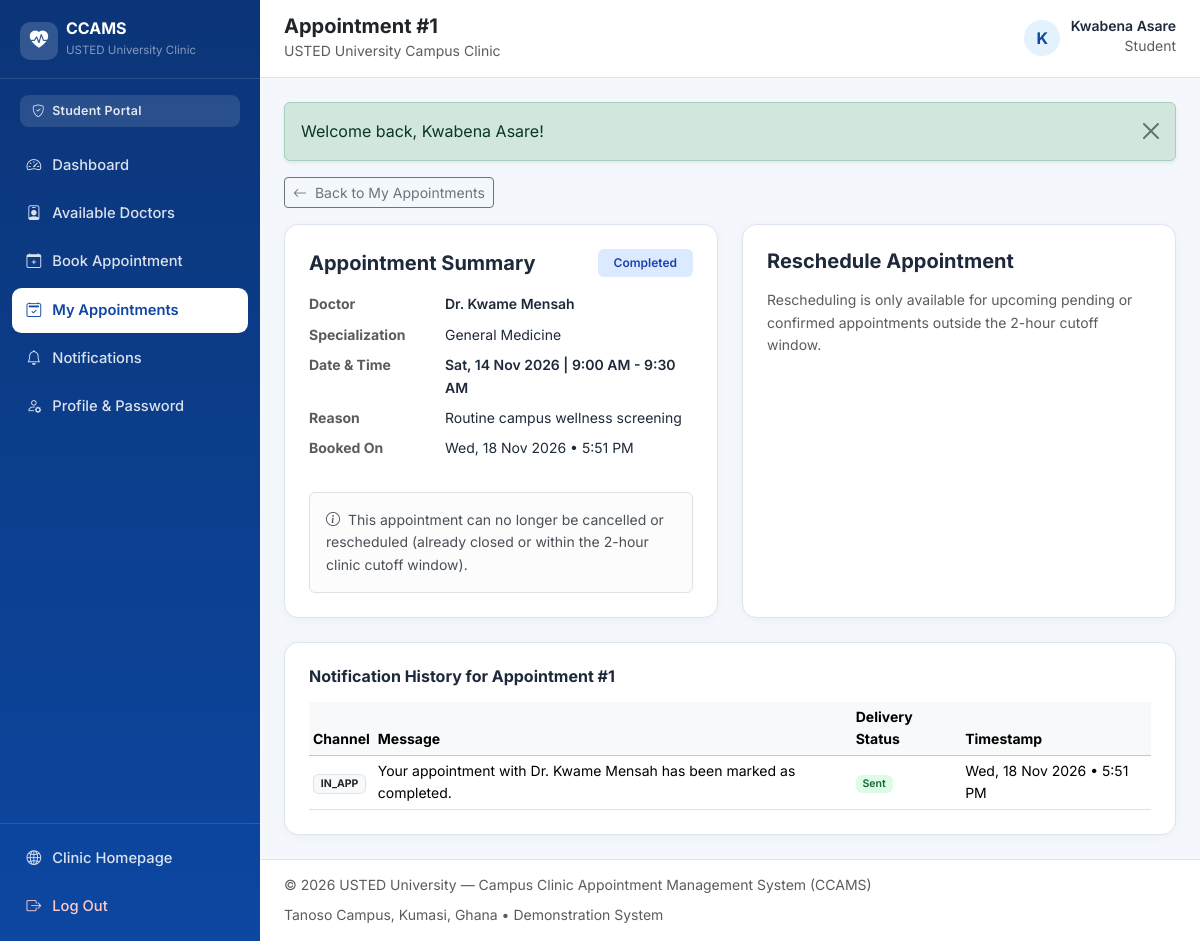
The page /student/appointment_details.php?id=1 (signed in) on the database its author committed.
### tables this page shows
CREATE TABLE `users` (
    `user_id` INT UNSIGNED NOT NULL AUTO_INCREMENT,
    `full_name` VARCHAR(120) NOT NULL,
    `email` VARCHAR(150) NOT NULL,
    `password_hash` VARCHAR(255) NOT NULL,
    `phone` VARCHAR(25) DEFAULT NULL,
    `role` ENUM('student', 'doctor', 'admin') NOT NULL DEFAULT 'student',
    `account_status` ENUM('active', 'inactive') NOT NULL DEFAULT 'active',
    `created_at` TIMESTAMP NOT NULL DEFAULT CURRENT_TIMESTAMP,
    `updated_at` TIMESTAMP NOT NULL DEFAULT CURRENT_TIMESTAMP ON UPDATE CURRENT_TIMESTAMP,
    PRIMARY KEY (`user_id`),
    UNIQUE KEY `uq_users_email` (`email`),
    KEY `idx_users_role_status` (`role`, `account_status`)
);

CREATE TABLE `appointments` (
    `appointment_id` INT UNSIGNED NOT NULL AUTO_INCREMENT,
    `student_id` INT UNSIGNED NOT NULL,
    `slot_id` INT UNSIGNED NOT NULL,
    `reason` VARCHAR(255) DEFAULT NULL,
    `status` ENUM('pending', 'confirmed', 'cancelled', 'completed', 'rejected') NOT NULL DEFAULT 'pending',
    `created_at` TIMESTAMP NOT NULL DEFAULT CURRENT_TIMESTAMP,
    `updated_at` TIMESTAMP NOT NULL DEFAULT CURRENT_TIMESTAMP ON UPDATE CURRENT_TIMESTAMP,
    PRIMARY KEY (`appointment_id`),
    KEY `idx_appointments_student_status` (`student_id`, `status`),
    KEY `idx_appointments_slot_status` (`slot_id`, `status`),
    KEY `idx_appointments_status_created` (`status`, `created_at`),
    CONSTRAINT `fk_appointments_student`
        FOREIGN KEY (`student_id`) REFERENCES `users` (`user_id`)
        ON DELETE CASCADE ON UPDATE CASCADE,
    CONSTRAINT `fk_appointments_slot`
        FOREIGN KEY (`slot_id`) REFERENCES `appointment_slots` (`slot_id`)
        ON DELETE RESTRICT ON UPDATE CASCADE
);

CREATE TABLE `doctors` (
    `doctor_id` INT UNSIGNED NOT NULL AUTO_INCREMENT,
    `user_id` INT UNSIGNED NOT NULL,
    `specialization` VARCHAR(120) NOT NULL,
    `availability_status` ENUM('available', 'unavailable') NOT NULL DEFAULT 'available',
    `created_at` TIMESTAMP NOT NULL DEFAULT CURRENT_TIMESTAMP,
    PRIMARY KEY (`doctor_id`),
    UNIQUE KEY `uq_doctors_user_id` (`user_id`),
    KEY `idx_doctors_specialization` (`specialization`),
    KEY `idx_doctors_availability` (`availability_status`),
    CONSTRAINT `fk_doctors_user`
        FOREIGN KEY (`user_id`) REFERENCES `users` (`user_id`)
        ON DELETE CASCADE ON UPDATE CASCADE
);

CREATE TABLE `appointment_slots` (
    `slot_id` INT UNSIGNED NOT NULL AUTO_INCREMENT,
    `doctor_id` INT UNSIGNED NOT NULL,
    `start_time` DATETIME NOT NULL,
    `end_time` DATETIME NOT NULL,
    `status` ENUM('available', 'booked', 'inactive') NOT NULL DEFAULT 'available',
    `created_at` TIMESTAMP NOT NULL DEFAULT CURRENT_TIMESTAMP,
    PRIMARY KEY (`slot_id`),
    KEY `idx_slots_doctor_time` (`doctor_id`, `start_time`),
    KEY `idx_slots_status_time` (`status`, `start_time`),
    CONSTRAINT `fk_slots_doctor`
        FOREIGN KEY (`doctor_id`) REFERENCES `doctors` (`doctor_id`)
        ON DELETE CASCADE ON UPDATE CASCADE
);

CREATE TABLE `notifications` (
    `notification_id` INT UNSIGNED NOT NULL AUTO_INCREMENT,
    `appointment_id` INT UNSIGNED NOT NULL,
    `channel` ENUM('in_app', 'email', 'sms', 'mock') NOT NULL DEFAULT 'in_app',
    `message` TEXT NOT NULL,
    `delivery_status` ENUM('pending', 'sent', 'simulated', 'queued', 'failed') NOT NULL DEFAULT 'sent',
    `is_read` TINYINT(1) NOT NULL DEFAULT 0,
    `sent_at` DATETIME DEFAULT NULL,
    `created_at` TIMESTAMP NOT NULL DEFAULT CURRENT_TIMESTAMP,
    PRIMARY KEY (`notification_id`),
    KEY `idx_notifications_appointment` (`appointment_id`),
    KEY `idx_notifications_channel_status` (`channel`, `delivery_status`),
    CONSTRAINT `fk_notifications_appointment`
        FOREIGN KEY (`appointment_id`) REFERENCES `appointments` (`appointment_id`)
        ON DELETE CASCADE ON UPDATE CASCADE
);

### student/appointment_details.php (the view, shortened to what the rows shown need)
<?php
require_once __DIR__ . '/../includes/auth.php';
$student = require_auth('student');
$pdo = get_pdo();
$studentId = (int) $student['user_id'];
$appointmentId = (int) ($_GET['id'] ?? $_POST['appointment_id'] ?? 0);
$stmt = $pdo->prepare(
    'SELECT a.*, s.slot_id, s.doctor_id, s.start_time, s.end_time,
            doc_u.full_name AS doctor_name, doc_u.email AS doctor_email, d.specialization
     FROM appointments a
     INNER JOIN appointment_slots s ON s.slot_id = a.slot_id
     INNER JOIN doctors d ON d.doctor_id = s.doctor_id
     INNER JOIN users doc_u ON doc_u.user_id = d.user_id
     WHERE a.appointment_id = :aid AND a.student_id = :sid
     LIMIT 1'
);
$stmt->execute(['aid' => $appointmentId, 'sid' => $studentId]);
$appointment = $stmt->fetch();
$notifStmt = $pdo->prepare(
    'SELECT channel, message, delivery_status, created_at
     FROM notifications
     WHERE appointment_id = :aid
     ORDER BY created_at DESC'
);
$notifStmt->execute(['aid' => $appointmentId]);
$notifHistory = $notifStmt->fetchAll();
$pageTitle = 'Appointment #' . $appointmentId;
$layoutMode = 'dashboard';
require_once __DIR__ . '/../includes/header.php';
?>
<div class="row g-4">
    <div class="col-lg-6">
        <div class="ccams-card p-4 h-100">
            <div class="d-flex justify-content-between align-items-center mb-3">
                <h2 class="h5 fw-bold mb-0">Appointment Summary</h2>
                <span class="badge <?php echo status_badge_class((string) $appointment['status']); ?> px-3 py-2">
                    <?php echo e(ucfirst((string) $appointment['status'])); ?>
                </span>
            </div>
            <dl class="row small mb-4">
                <dt class="col-sm-4 text-muted">Doctor</dt>
                <dd class="col-sm-8 fw-semibold"><?php echo e($appointment['doctor_name']); ?></dd>
                <dt class="col-sm-4 text-muted">Specialization</dt>
                <dd class="col-sm-8"><?php echo e($appointment['specialization']); ?></dd>
                <dt class="col-sm-4 text-muted">Date &amp; Time</dt>
                <dd class="col-sm-8 fw-semibold"><?php echo e(format_slot_range((string) $appointment['start_time'], (string) $appointment['end_time'])); ?></dd>
                <dt class="col-sm-4 text-muted">Reason</dt>
                <dd class="col-sm-8"><?php echo e($appointment['reason'] ?: 'No reason provided'); ?></dd>
                <dt class="col-sm-4 text-muted">Booked On</dt>
                <dd class="col-sm-8"><?php echo e(format_datetime((string) $appointment['created_at'])); ?></dd>
            </dl>
        </div>
    </div>
    <div class="col-lg-6">
        <div class="ccams-card p-4 h-100">
            <h2 class="h5 fw-bold mb-3">Reschedule Appointment</h2>
        </div>
    </div>
    <div class="col-12">
        <div class="ccams-card p-4">
            <h2 class="h6 fw-bold mb-3">Notification History for Appointment #<?php echo $appointmentId; ?></h2>
            <?php if (empty($notifHistory)): ?>
                <p class="small text-muted mb-0">No notifications recorded for this appointment.</p>
            <?php else: ?>
                <div class="table-responsive">
                    <table class="table table-sm align-middle small mb-0">
                        <thead class="table-light">
                            <tr>
                                <th>Channel</th>
                                <th>Message</th>
                                <th>Delivery Status</th>
                                <th>Timestamp</th>
                            </tr>
                        </thead>
                        <tbody>
                            <?php foreach ($notifHistory as $n): ?>
                                <tr>
                                    <td><span class="badge bg-light text-dark border"><?php echo e(strtoupper((string) $n['channel'])); ?></span></td>
                                    <td><?php echo e($n['message']); ?></td>
                                    <td><span class="badge <?php echo status_badge_class((string) $n['delivery_status']); ?>"><?php echo e(ucfirst((string) $n['delivery_status'])); ?></span></td>
                                    <td><?php echo e(format_datetime((string) $n['created_at'])); ?></td>
                                </tr>
                            <?php endforeach; ?>
                        </tbody>
                    </table>
                </div>
            <?php endif; ?>
        </div>
    </div>
</div>
<?php require_once __DIR__ . '/../includes/footer.php'; ?>

### includes/header.php (shortened to what the rows shown need)
<?php
$pageTitle = $pageTitle ?? 'USTED University — Campus Clinic Appointment Management System';
$layoutMode = $layoutMode ?? 'public';
$authUser = current_user();
$flashes = get_flashes();
?>
<!DOCTYPE html>
<html lang="en">
<head>
    <link href="https://cdn.jsdelivr.net/npm/bootstrap@5.3.3/dist/css/bootstrap.min.css" rel="stylesheet">
    <link href="https://cdn.jsdelivr.net/npm/bootstrap-icons@1.11.3/font/bootstrap-icons.min.css" rel="stylesheet">
    <link href="<?php echo e(app_url('assets/css/style.css')); ?>" rel="stylesheet">
</head>
<body class="<?php echo $layoutMode === 'dashboard' ? 'ccams-dashboard-body' : 'ccams-public-body'; ?>">
<?php if ($layoutMode === 'dashboard' && $authUser): ?>
    <div class="dashboard-wrapper">
        <aside class="dashboard-sidebar" id="dashboardSidebar" aria-label="Dashboard Navigation">
            <div class="sidebar-brand">
                <a href="<?php echo e(app_url('index.php')); ?>" class="d-flex align-items-center gap-2 text-decoration-none text-white">
                    <span class="brand-emblem">
                        <i class="bi bi-heart-pulse-fill"></i>
                    </span>
                    <div>
                        <div class="fw-bold lh-1 fs-6">CCAMS</div>
                        <small class="text-white-50" style="font-size: 0.72rem;">USTED University Clinic</small>
                    </div>
                </a>
            </div>
            <div class="sidebar-role-pill">
                <i class="bi bi-shield-check me-1"></i>
                <?php echo e(ucfirst($authUser['role'])); ?> Portal
            </div>
            <nav class="sidebar-nav">
                <?php if ($authUser['role'] === 'student'): ?>
                    <a class="sidebar-link <?php echo is_active_nav('student/dashboard.php'); ?>" href="<?php echo e(app_url('student/dashboard.php')); ?>">
                        <i class="bi bi-speedometer2"></i><span>Dashboard</span>
                    </a>
                    <a class="sidebar-link <?php echo is_active_nav('student/doctors.php'); ?>" href="<?php echo e(app_url('student/doctors.php')); ?>">
                        <i class="bi bi-person-badge"></i><span>Available Doctors</span>
                    </a>
                    <a class="sidebar-link <?php echo is_active_nav('student/book_appointment.php'); ?>" href="<?php echo e(app_url('student/book_appointment.php')); ?>">
                        <i class="bi bi-calendar-plus"></i><span>Book Appointment</span>
                    </a>
                    <a class="sidebar-link <?php echo is_active_nav('student/my_appointments.php') || is_active_nav('student/appointment_details.php') ? 'active' : ''; ?>" href="<?php echo e(app_url('student/my_appointments.php')); ?>">
                        <i class="bi bi-calendar2-check"></i><span>My Appointments</span>
                    </a>
                    <a class="sidebar-link <?php echo is_active_nav('student/notifications.php'); ?>" href="<?php echo e(app_url('student/notifications.php')); ?>">
                        <i class="bi bi-bell"></i><span>Notifications</span>
                    </a>
                    <a class="sidebar-link <?php echo is_active_nav('student/profile.php'); ?>" href="<?php echo e(app_url('student/profile.php')); ?>">
                        <i class="bi bi-person-gear"></i><span>Profile &amp; Password</span>
                    </a>
                <?php endif; ?>
            </nav>
            <div class="sidebar-footer">
                <a href="<?php echo e(app_url('index.php')); ?>" class="sidebar-link">
                    <i class="bi bi-globe2"></i><span>Clinic Homepage</span>
                </a>
                <form method="post" action="<?php echo e(app_url('logout.php')); ?>" class="mt-1">
                    <button type="submit" class="sidebar-link w-100 border-0 bg-transparent text-start text-danger-soft">
                        <i class="bi bi-box-arrow-right"></i><span>Log Out</span>
                    </button>
                </form>
            </div>
        </aside>
        <div class="dashboard-main">
            <header class="dashboard-topbar">
                <div class="d-flex align-items-center gap-3">
                    <div>
                        <h1 class="h5 mb-0 fw-bold text-dark"><?php echo e($pageTitle); ?></h1>
                        <small class="text-muted">USTED University Campus Clinic</small>
                    </div>
                </div>
                <div class="d-flex align-items-center gap-3">
                    <div class="user-profile-chip">
                        <div class="avatar-circle">
                            <?php echo e(strtoupper(substr((string) $authUser['full_name'], 0, 1))); ?>
                        </div>
                        <div class="d-none d-sm-block text-end">
                            <div class="fw-semibold small lh-1"><?php echo e($authUser['full_name']); ?></div>
                            <small class="text-muted text-capitalize"><?php echo e($authUser['role']); ?></small>
                        </div>
                    </div>
                </div>
            </header>
            <main id="main-content" class="dashboard-content">
                <?php if (!empty($flashes)): ?>
                    <?php foreach ($flashes as $flash): ?>
                        <div class="alert alert-<?php echo e($flash['type']); ?> alert-dismissible fade show shadow-sm" role="alert">
                            <?php echo e($flash['message']); ?>
                            <button type="button" class="btn-close" data-bs-dismiss="alert" aria-label="Close"></button>
                        </div>
                    <?php endforeach; ?>
                <?php endif; ?>
<?php endif; ?>

### rows shown on the page
users: role "Student", full_name "K", full_name "Kwabena Asare"
appointments: status "Completed", users.full_name "Dr. Kwame Mensah", doctors.specialization "General Medicine", slot.end_time "Sat, 14 Nov 2026 | 9:00 AM - 9:30 AM", reason "Routine campus wellness screening", created_at "Wed, 18 Nov 2026 • 5:51 PM"
notifications: channel "IN_APP", message "Your appointment with Dr. Kwame Mensah has been marked as completed.", delivery_status "Sent", created_at "Wed, 18 Nov 2026 • 5:51 PM"

### other values the page prints
$pageTitle "Appointment #1"
$flash['message'] "Welcome back, Kwabena Asare!"
$appointmentId "1"
